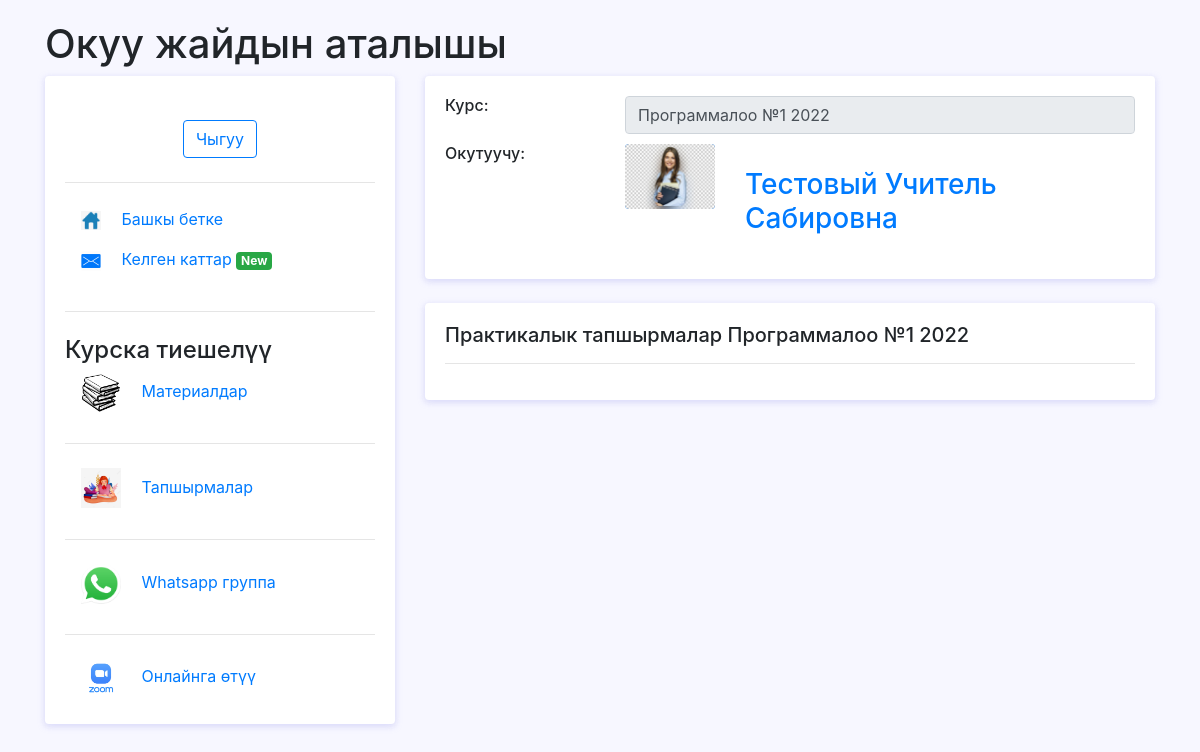
Page /course/1/hometask/ on the earlier database version.
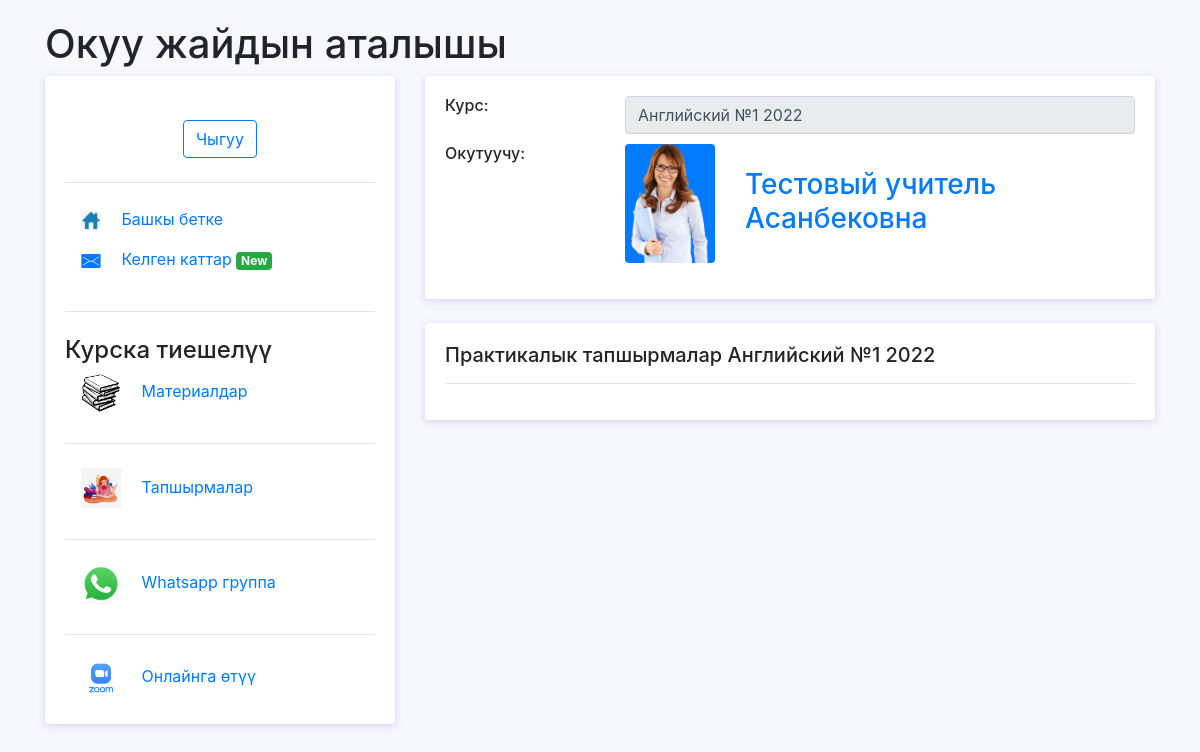
Same page on the later database version.
### univerapp/models.py (models this page shows, shortened)
class Course(models.Model):
    name = models.CharField(max_length=100,null=False,verbose_name='Имя курса')
    teacher = models.ForeignKey('Teacher',on_delete=models.SET_NULL,null=True,blank=True,related_name='teacher_course')
    class Meta:
        verbose_name = 'Курс'
        verbose_name_plural = 'Курсы'

class User(AbstractUser):
    username = models.CharField(
        'Логин',
        max_length=150,
        unique=True,
        error_messages={
            'unique': ("Такой логин уже существует"),
        },
    )
    first_name = models.CharField('Имя', max_length=100, null=True)
    last_name = models.CharField('Фамилия', max_length=100, null=True)
    otchestvo = models.CharField('Отчество', max_length=100, null=True)
    birthday = models.DateField('Дата рождения', blank=True, null=True)
    email = models.EmailField('Email', max_length=100,null=True,blank=True)
    number = models.CharField('Номер телефона', max_length=50, null=True)
    address = models.CharField('Адрес', max_length=100, null=True)
    course = models.ManyToManyField(Course, related_name='student_course',blank=True)
    is_student = models.BooleanField('Студент', default=False)
    is_teacher = models.BooleanField('Учитель', default=False)
    image = models.ImageField(verbose_name='Фото', upload_to='uploads/accounts/', blank=True)
    class Meta:
        verbose_name = 'Пользователь'
        verbose_name_plural = 'Пользователи'

### univerapp/views.py (the view)
# urls.py: path('course/<int:course_id>/hometask/',HomeTaskView.as_view(),name='hometasks'),
class HomeTaskView(ListView):
    model = HomeTask
    template_name = 'hometaskview.html'
    context_object_name = 'hometasks'
    def get_queryset(self):
        course_object = self.kwargs.get('course_id')
        query = HomeTask.objects.filter(course__pk=course_object,student=self.request.user.pk)
        return query
    def get_context_data(self,**kwargs):
        context = super(HomeTaskView,self).get_context_data(**kwargs)
        context['course'] = Course.objects.get(pk=self.kwargs.get('course_id'))
        return context

### templates/hometaskview.html (shortened to what this page needs)
{% load static %}
<html>
<head>
    <link rel="stylesheet" href="{% static 'fonts/material-icon/css/material-design-iconic-font.min.css' %}">
    <link rel="stylesheet" href="{% static 'css/bootstrap/bootstrap.min.css' %}">
    <link rel="stylesheet" href="{% static 'css/home.css' %}">
</head>
<body>
<div class="container">
	<h1>Окуу жайдын аталышы</h1>
		<div class="main-body">
			<div class="row">
				<div class="col-lg-4">
					<div class="card">
						<div class="card-body">
							<div class="d-flex flex-column align-items-center text-center">
								<div class="mt-3">
									<a href="{% url 'logout' %}"><button class="btn btn-outline-primary">Чыгуу</button></a>
								</div>
							</div>
							<hr class="my-4">
									<div>
									<a href="{% url 'index' %}">
										<img src="{% static 'images/home.png' %}" style="width:20" class="ml-3">
									<p style="display: inline-block;" class="ml-3">Башкы бетке </p></a>
								</div>
									<a href="{% url 'chats' %}">
										<img src="{% static 'images/message.png' %}" style="width:20" class="ml-3">
									<p style="display: inline-block;" class="ml-3">Келген каттар <span class="badge badge-success">New</span></p></a>
							<hr class="my-4">
							<h4>Курска тиешелүү</h4>
							<a href="{% url 'materials' course.pk %}">
										<img src="{% static 'images/books.jpg' %}" style="width:40" class="ml-3">
									<p style="display: inline-block;" class="ml-3">Материалдар</p></a>
							<hr class="my-4">
							<a href="{% url 'hometasks' course.pk %}">
										<img src="{% static 'images/homework.jpg' %}" style="width:40" class="ml-3">
									<p style="display: inline-block;" class="ml-3">Тапшырмалар</p></a>
							<hr class="my-4">
							<a href="https://web.whatsapp.com" target="_blank">
										<img src="{% static 'images/whatsapp.png' %}" style="width:40" class="ml-3">
									<p style="display: inline-block;" class="ml-3">Whatsapp группа</p></a>
							<hr class="my-4">
							<a href="https://zoom.us/" target="_blank">
										<img src="{% static 'images/zoom.png' %}" style="width:40" class="ml-3">
									<p style="display: inline-block;" class="ml-3">Онлайнга өтүү</p></a>
						</div>
					</div>
				</div>
				<div class="col-lg-8">
					<div class="card">
						<div class="card-body">
							<div class="row mb-3">
								<div class="col-sm-3">
									<h6 class="mb-0">Курс:</h6>
								</div>
								<div class="col-sm-9 text-secondary">
									<input type="text" class="form-control" value="{{ course.name }}" disabled>
								</div>
								<br>
								<br>
								<div class="col-sm-3">
									<h6 class="mb-0">Окутуучу:</h6>
								</div>
								<div class="col-sm-2">
									{% if course.teacher.image %}
										<img src="{{ course.teacher.image.url }}" alt="Admin" class="rounded bg-primary" width="90">
									{% endif %}
								</div>
								<div class="col-sm-7 text-secondary">
									<br>
									<a href=""><h3>{{ course.teacher.last_name }}
										{{ course.teacher.first_name }} {{ course.teacher.otchestvo }}</h3></a>
								</div>
							</div>
						</div>
					</div>
					<div class="row">
						<div class="col-sm-12">
							<div class="card">
								<div class="card-body">
									<h5 class="d-flex align-items-center mb-3">Практикалык тапшырмалар {{ course.name }}</h5>
									<hr>
								</div>
							</div>
						</div>
					</div>
				</div>
			</div>
		</div>
	</div>
</body>
</html>

Differences in the rows shown:
changed Course "Тестовый": name "Программалоо №1 2022" → "Английский №1 2022"; teacher.image: a different picture; teacher.first_name "Учитель" → "учитель"; teacher.otchestvo "Сабировна" → "Асанбековна"
